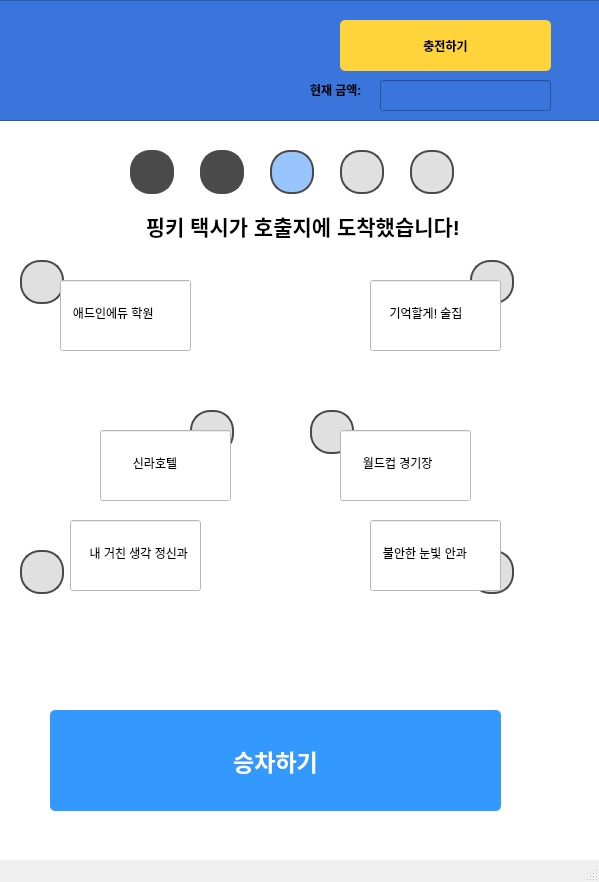
<?xml version="1.0" encoding="UTF-8"?>
<ui version="4.0">
 <class>MainWindow</class>
 <widget class="QMainWindow" name="MainWindow">
  <property name="geometry">
   <rect>
    <x>0</x>
    <y>0</y>
    <width>599</width>
    <height>882</height>
   </rect>
  </property>
  <property name="windowTitle">
   <string>MainWindow</string>
  </property>
  <widget class="QWidget" name="centralwidget">
   <property name="styleSheet">
    <string notr="true">background-color: white;
</string>
   </property>
   <widget class="QWidget" name="verticalLayoutWidget">
    <property name="geometry">
     <rect>
      <x>-10</x>
      <y>0</y>
      <width>621</width>
      <height>121</height>
     </rect>
    </property>
    <layout class="QVBoxLayout" name="verticalLayout">
     <item>
      <widget class="QFrame" name="frame">
       <property name="styleSheet">
        <string notr="true">background-color: #3A75DB
</string>
       </property>
       <property name="frameShape">
        <enum>QFrame::StyledPanel</enum>
       </property>
       <property name="frameShadow">
        <enum>QFrame::Raised</enum>
       </property>
       <widget class="QToolButton" name="ChargeBtn">
        <property name="geometry">
         <rect>
          <x>350</x>
          <y>20</y>
          <width>211</width>
          <height>51</height>
         </rect>
        </property>
        <property name="styleSheet">
         <string notr="true">background-color: #FFD43B;
color: black;
font-weight: bold;
border-radius: 5px;
padding: 5px 10px;
</string>
        </property>
        <property name="text">
         <string>충전하기</string>
        </property>
       </widget>
       <widget class="QLineEdit" name="Logo">
        <property name="geometry">
         <rect>
          <x>30</x>
          <y>20</y>
          <width>81</width>
          <height>71</height>
         </rect>
        </property>
        <property name="styleSheet">
         <string notr="true">QLineEdit {
    background-image: url(/home/lim/dev_ws/addintexi/UserGUI/data/icon/logo.png);
    background-repeat: no-repeat;
    background-position: center;
    background-size: cover; 
    border: none;
    padding: 0px;
}
</string>
        </property>
       </widget>
       <widget class="QLineEdit" name="LeftMoney">
        <property name="geometry">
         <rect>
          <x>390</x>
          <y>80</y>
          <width>171</width>
          <height>31</height>
         </rect>
        </property>
        <property name="readOnly">
         <bool>true</bool>
        </property>
       </widget>
       <widget class="QLabel" name="label_3">
        <property name="geometry">
         <rect>
          <x>320</x>
          <y>80</y>
          <width>66</width>
          <height>19</height>
         </rect>
        </property>
        <property name="font">
         <font>
          <weight>75</weight>
          <bold>true</bold>
         </font>
        </property>
        <property name="text">
         <string>현재 금액:</string>
        </property>
       </widget>
      </widget>
     </item>
    </layout>
   </widget>
   <widget class="QLineEdit" name="Prograss1">
    <property name="geometry">
     <rect>
      <x>130</x>
      <y>150</y>
      <width>44</width>
      <height>44</height>
     </rect>
    </property>
    <property name="styleSheet">
     <string notr="true">QLineEdit {
    background-color: #4A4A4A; /* 배경색 - 회색 */
    color: #000000;           /* 텍스트 색상 - 검정 */
    border: 2px solid #4A4A4A; /* 테두리 - 회색 */
    border-radius: 20px;       /* 반지름을 크기에 맞춰 조정 */
    min-width: 40px;           /* 최소 너비 (원 크기) */
    min-height: 40px;          /* 최소 높이 (원 크기) */
    max-width: 40px;
    max-height: 40px;
    padding: 0px;
    text-align: center;
}</string>
    </property>
   </widget>
   <widget class="QLineEdit" name="Prograss2">
    <property name="geometry">
     <rect>
      <x>200</x>
      <y>150</y>
      <width>44</width>
      <height>44</height>
     </rect>
    </property>
    <property name="styleSheet">
     <string notr="true">QLineEdit {
    background-color: #4A4A4A; /* 배경색 - 회색 */
    color: #000000;           /* 텍스트 색상 - 검정 */
    border: 2px solid #4A4A4A; /* 테두리 - 회색 */
    border-radius: 20px;       /* 반지름을 크기에 맞춰 조정 */
    min-width: 40px;           /* 최소 너비 (원 크기) */
    min-height: 40px;          /* 최소 높이 (원 크기) */
    max-width: 40px;
    max-height: 40px;
    padding: 0px;
    text-align: center;
}</string>
    </property>
   </widget>
   <widget class="QLineEdit" name="Prograss3">
    <property name="geometry">
     <rect>
      <x>270</x>
      <y>150</y>
      <width>44</width>
      <height>44</height>
     </rect>
    </property>
    <property name="styleSheet">
     <string notr="true">QLineEdit {
    background-color: #98C5FC;  /* 파란색 */
    color: #000000;
    border: 2px solid #4A4A4A; /* 테두리 - 회색 */
    border-radius: 20px;       /* 반지름을 크기에 맞춰 조정 */
    min-width: 40px;           /* 최소 너비 (원 크기) */
    min-height: 40px;          /* 최소 높이 (원 크기) */
    max-width: 40px;
    max-height: 40px;
    padding: 0px;
    text-align: center;
}</string>
    </property>
   </widget>
   <widget class="QLineEdit" name="Prograss4">
    <property name="geometry">
     <rect>
      <x>340</x>
      <y>150</y>
      <width>44</width>
      <height>44</height>
     </rect>
    </property>
    <property name="styleSheet">
     <string notr="true">QLineEdit {
    background-color: #E0E0E0; /* 배경색 - 회색 */
    color: #000000;           /* 텍스트 색상 - 검정 */
    border: 2px solid #4A4A4A; /* 테두리 - 회색 */
    border-radius: 20px;       /* 반지름을 크기에 맞춰 조정 */
    min-width: 40px;           /* 최소 너비 (원 크기) */
    min-height: 40px;          /* 최소 높이 (원 크기) */
    max-width: 40px;
    max-height: 40px;
    padding: 0px;
    text-align: center;
}</string>
    </property>
   </widget>
   <widget class="QLineEdit" name="Prograss5">
    <property name="geometry">
     <rect>
      <x>410</x>
      <y>150</y>
      <width>44</width>
      <height>44</height>
     </rect>
    </property>
    <property name="styleSheet">
     <string notr="true">QLineEdit {
    background-color: #E0E0E0; /* 배경색 - 회색 */
    color: #000000;           /* 텍스트 색상 - 검정 */
    border: 2px solid #4A4A4A; /* 테두리 - 회색 */
    border-radius: 20px;       /* 반지름을 크기에 맞춰 조정 */
    min-width: 40px;           /* 최소 너비 (원 크기) */
    min-height: 40px;          /* 최소 높이 (원 크기) */
    max-width: 40px;
    max-height: 40px;
    padding: 0px;
    text-align: center;
}</string>
    </property>
   </widget>
   <widget class="QLineEdit" name="Map">
    <property name="geometry">
     <rect>
      <x>20</x>
      <y>260</y>
      <width>521</width>
      <height>351</height>
     </rect>
    </property>
    <property name="styleSheet">
     <string notr="true">QLineEdit {
    background-image: url(/home/lim/dev_ws/addintexi/UserGUI/data/map/map.png);
    background-repeat: no-repeat;
    background-position: center;
    background-size: cover; 
    border: none;
    padding: 0px;
}</string>
    </property>
   </widget>
   <widget class="QLineEdit" name="Icon1">
    <property name="geometry">
     <rect>
      <x>20</x>
      <y>260</y>
      <width>44</width>
      <height>44</height>
     </rect>
    </property>
    <property name="styleSheet">
     <string notr="true">QLineEdit {
    background-color: #E0E0E0; /* 배경색 - 회색 */
    color: #000000;           /* 텍스트 색상 - 검정 */
    border: 2px solid #4A4A4A; /* 테두리 - 회색 */
    border-radius: 20px;       /* 반지름을 크기에 맞춰 조정 */
    min-width: 40px;           /* 최소 너비 (원 크기) */
    min-height: 40px;          /* 최소 높이 (원 크기) */
    max-width: 40px;
    max-height: 40px;
    padding: 0px;
    text-align: center;
}</string>
    </property>
   </widget>
   <widget class="QLineEdit" name="Icon2">
    <property name="geometry">
     <rect>
      <x>470</x>
      <y>260</y>
      <width>44</width>
      <height>44</height>
     </rect>
    </property>
    <property name="styleSheet">
     <string notr="true">QLineEdit {
    background-color: #E0E0E0; /* 배경색 - 회색 */
    color: #000000;           /* 텍스트 색상 - 검정 */
    border: 2px solid #4A4A4A; /* 테두리 - 회색 */
    border-radius: 20px;       /* 반지름을 크기에 맞춰 조정 */
    min-width: 40px;           /* 최소 너비 (원 크기) */
    min-height: 40px;          /* 최소 높이 (원 크기) */
    max-width: 40px;
    max-height: 40px;
    padding: 0px;
    text-align: center;
}</string>
    </property>
   </widget>
   <widget class="QLineEdit" name="Icon4">
    <property name="geometry">
     <rect>
      <x>470</x>
      <y>550</y>
      <width>44</width>
      <height>44</height>
     </rect>
    </property>
    <property name="styleSheet">
     <string notr="true">QLineEdit {
    background-color: #E0E0E0; /* 배경색 - 회색 */
    color: #000000;           /* 텍스트 색상 - 검정 */
    border: 2px solid #4A4A4A; /* 테두리 - 회색 */
    border-radius: 20px;       /* 반지름을 크기에 맞춰 조정 */
    min-width: 40px;           /* 최소 너비 (원 크기) */
    min-height: 40px;          /* 최소 높이 (원 크기) */
    max-width: 40px;
    max-height: 40px;
    padding: 0px;
    text-align: center;
}</string>
    </property>
   </widget>
   <widget class="QLineEdit" name="Icon3">
    <property name="geometry">
     <rect>
      <x>20</x>
      <y>550</y>
      <width>44</width>
      <height>44</height>
     </rect>
    </property>
    <property name="styleSheet">
     <string notr="true">QLineEdit {
    background-color: #E0E0E0; /* 배경색 - 회색 */
    color: #000000;           /* 텍스트 색상 - 검정 */
    border: 2px solid #4A4A4A; /* 테두리 - 회색 */
    border-radius: 20px;       /* 반지름을 크기에 맞춰 조정 */
    min-width: 40px;           /* 최소 너비 (원 크기) */
    min-height: 40px;          /* 최소 높이 (원 크기) */
    max-width: 40px;
    max-height: 40px;
    padding: 0px;
    text-align: center;
}</string>
    </property>
   </widget>
   <widget class="QLineEdit" name="Icon5">
    <property name="geometry">
     <rect>
      <x>190</x>
      <y>410</y>
      <width>44</width>
      <height>44</height>
     </rect>
    </property>
    <property name="styleSheet">
     <string notr="true">QLineEdit {
    background-color: #E0E0E0; /* 배경색 - 회색 */
    color: #000000;           /* 텍스트 색상 - 검정 */
    border: 2px solid #4A4A4A; /* 테두리 - 회색 */
    border-radius: 20px;       /* 반지름을 크기에 맞춰 조정 */
    min-width: 40px;           /* 최소 너비 (원 크기) */
    min-height: 40px;          /* 최소 높이 (원 크기) */
    max-width: 40px;
    max-height: 40px;
    padding: 0px;
    text-align: center;
}</string>
    </property>
   </widget>
   <widget class="QLineEdit" name="Icon6">
    <property name="geometry">
     <rect>
      <x>310</x>
      <y>410</y>
      <width>44</width>
      <height>44</height>
     </rect>
    </property>
    <property name="styleSheet">
     <string notr="true">QLineEdit {
    background-color: #E0E0E0; /* 배경색 - 회색 */
    color: #000000;           /* 텍스트 색상 - 검정 */
    border: 2px solid #4A4A4A; /* 테두리 - 회색 */
    border-radius: 20px;       /* 반지름을 크기에 맞춰 조정 */
    min-width: 40px;           /* 최소 너비 (원 크기) */
    min-height: 40px;          /* 최소 높이 (원 크기) */
    max-width: 40px;
    max-height: 40px;
    padding: 0px;
    text-align: center;
}</string>
    </property>
   </widget>
   <widget class="QLineEdit" name="Info1">
    <property name="geometry">
     <rect>
      <x>60</x>
      <y>280</y>
      <width>131</width>
      <height>71</height>
     </rect>
    </property>
    <property name="text">
     <string>   애드인에듀 학원</string>
    </property>
   </widget>
   <widget class="QLineEdit" name="Info2">
    <property name="geometry">
     <rect>
      <x>370</x>
      <y>280</y>
      <width>131</width>
      <height>71</height>
     </rect>
    </property>
    <property name="text">
     <string>     기억할게! 술집</string>
    </property>
   </widget>
   <widget class="QLineEdit" name="Info5">
    <property name="geometry">
     <rect>
      <x>100</x>
      <y>430</y>
      <width>131</width>
      <height>71</height>
     </rect>
    </property>
    <property name="text">
     <string>         신라호텔</string>
    </property>
   </widget>
   <widget class="QLineEdit" name="Info6">
    <property name="geometry">
     <rect>
      <x>340</x>
      <y>430</y>
      <width>131</width>
      <height>71</height>
     </rect>
    </property>
    <property name="text">
     <string>      월드컵 경기장</string>
    </property>
   </widget>
   <widget class="QLineEdit" name="Info3">
    <property name="geometry">
     <rect>
      <x>70</x>
      <y>520</y>
      <width>131</width>
      <height>71</height>
     </rect>
    </property>
    <property name="text">
     <string>     내 거친 생각 정신과</string>
    </property>
   </widget>
   <widget class="QLineEdit" name="Info4">
    <property name="geometry">
     <rect>
      <x>370</x>
      <y>520</y>
      <width>131</width>
      <height>71</height>
     </rect>
    </property>
    <property name="text">
     <string>   불안한 눈빛 안과</string>
    </property>
   </widget>
   <widget class="QPushButton" name="CheckBtn">
    <property name="geometry">
     <rect>
      <x>50</x>
      <y>710</y>
      <width>451</width>
      <height>101</height>
     </rect>
    </property>
    <property name="font">
     <font>
      <pointsize>17</pointsize>
      <weight>75</weight>
      <bold>true</bold>
     </font>
    </property>
    <property name="styleSheet">
     <string notr="true">background-color: #3399FF;
color: white;
font-weight: bold;
border-radius: 5px;
padding: 5px 10px;</string>
    </property>
    <property name="text">
     <string>승차하기</string>
    </property>
   </widget>
   <widget class="QLabel" name="label_2">
    <property name="geometry">
     <rect>
      <x>70</x>
      <y>210</y>
      <width>461</width>
      <height>31</height>
     </rect>
    </property>
    <property name="font">
     <font>
      <pointsize>16</pointsize>
      <weight>75</weight>
      <bold>true</bold>
     </font>
    </property>
    <property name="text">
     <string>             핑키 택시가 호출지에 도착했습니다!</string>
    </property>
   </widget>
  </widget>
  <widget class="QStatusBar" name="statusbar"/>
 </widget>
 <resources/>
 <connections/>
</ui>
